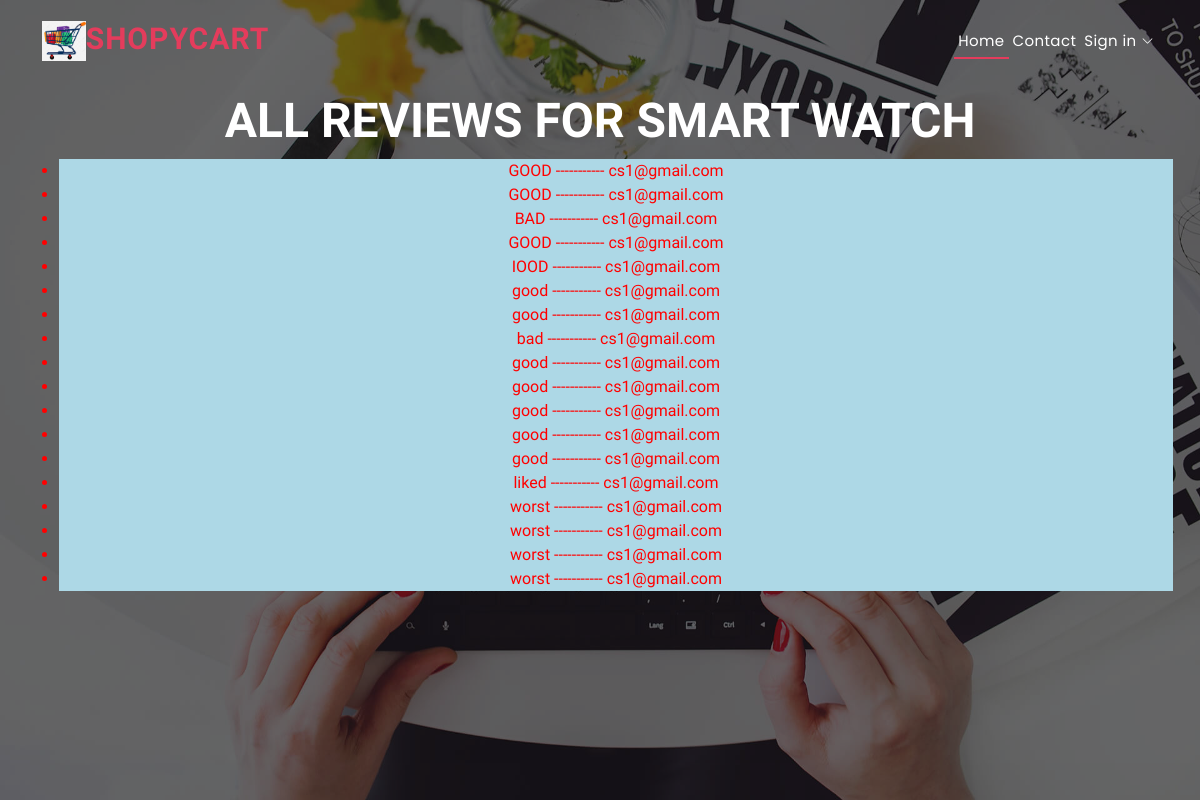
The app's page /cart/product/12/reviews/ with its own data.
### ecommerceapp/models.py (models this page shows, shortened)
class Product(models.Model):
    product_name=models.CharField(max_length=100)
    category=models.ForeignKey(Category,on_delete=models.CASCADE)
    brand=models. CharField(max_length=50,null=True)
    price=models.IntegerField(default=0)
    description=models.CharField(max_length=100,null=True)
    image=models.ImageField(upload_to='images/images')
    stock=models.IntegerField(null=True)
    is_sold= models.BooleanField(default=False,null=True)
    created_by = models.ForeignKey(User, related_name='items',on_delete=models.CASCADE,null=True)
    created_at = models.DateTimeField(auto_now_add=True,null=True)

### cart/models.py (models this page shows, shortened)
class Review(models.Model):
    user = models.ForeignKey(User, on_delete=models.CASCADE)
    product = models.ForeignKey(Product, on_delete=models.CASCADE)
    rating = models.PositiveIntegerField(validators=[MinValueValidator(1), MaxValueValidator(5)])
    comment = models.CharField(max_length=300)
    order=models.ForeignKey(Order,on_delete=models.CASCADE,null=True)

### users/models.py (models this page shows)
class User(AbstractUser):
    is_seller=models.BooleanField(default=False)
    is_customer=models.BooleanField(default=False)

### cart/views.py (the view)
# urls.py: path('product/<int:product_id>/reviews/', views.display_all_review, name='display_all_review'),
def display_all_review(request, product_id):
    product = get_object_or_404(Product, id=product_id)
    reviews = Review.objects.filter(product=product)
    return render(request, 'all_review.html', {'product': product, 'reviews': reviews})

### templates/all_review.html (shortened to what this page needs)
{% extends "base.html" %}
{% block content %}
<div class="container-fluid" style="margin-bottom: 100px; overflow-x: auto;">
    <h1>All Reviews for {{ product.product_name }}</h1>
    {% if reviews %}
    <ul>
        {% for review in reviews %}
        <li style="color: red; background-color: lightblue;">{{ review.comment }} ----------- {{ review.user }}</li>
          {% endfor %}
    </ul>
    {% else %}
    <p>No reviews for this product yet.</p>
{% endif %}
</div>
{% endblock %}

### static/assets/css/style.css (style rules this page uses)
body { font-family: "Open Sans", sans-serif; color: #444444; }
h1, h2, h3, h4, h5, h6 { font-family: "Nunito", sans-serif; }
#hero h1 { margin: 0 0 10px 0; font-size: 48px; font-weight: 700; line-height: 56px; text-transform: uppercase; color: #fff; }

### records on screen
Product: product_name "SMART WATCH"
Review: comment "GOOD", user "cs1@gmail.com"
Review: comment "GOOD", user "cs1@gmail.com"
Review: comment "BAD", user "cs1@gmail.com"
Review: comment "GOOD", user "cs1@gmail.com"
Review: comment "IOOD", user "cs1@gmail.com"
Review: comment "good", user "cs1@gmail.com"
Review: comment "good", user "cs1@gmail.com"
Review: comment "bad", user "cs1@gmail.com"
Review: comment "good", user "cs1@gmail.com"
Review: comment "good", user "cs1@gmail.com"
Review: comment "good", user "cs1@gmail.com"
Review: comment "good", user "cs1@gmail.com"
Review: comment "good", user "cs1@gmail.com"
Review: comment "liked", user "cs1@gmail.com"
Review: comment "worst", user "cs1@gmail.com"
Review: comment "worst", user "cs1@gmail.com"
Review: comment "worst", user "cs1@gmail.com"
Review: comment "worst", user "cs1@gmail.com"
